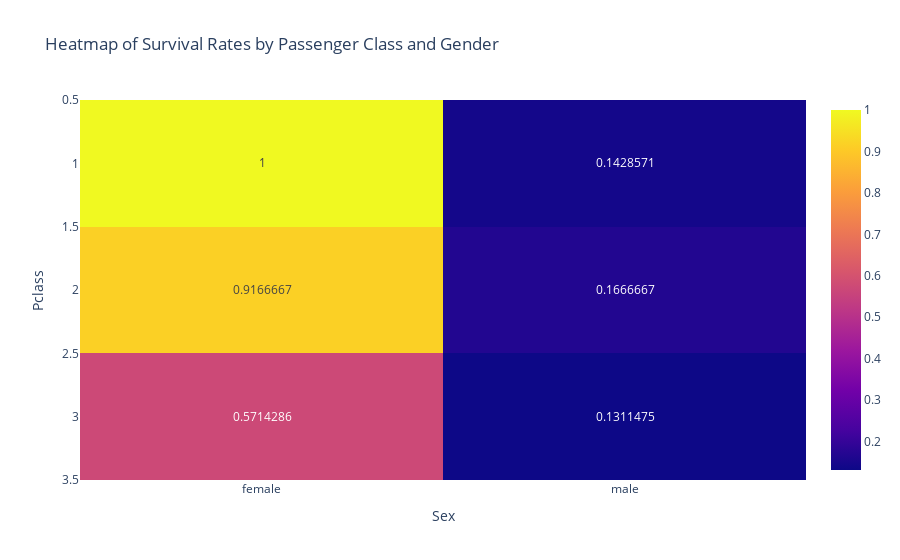

The code cell stored with this chart in its notebook:
### Markdown cell above
## 1. Titanic Dataset - Survival Rate by Passenger Class and Gender
o Objective: Examine survival rates by passenger class and gender, and
test for an interaction effect.
o Hypothesis:
o Null Hypothesis: There is no difference in survival rate based on
passenger class or gender, and no interaction effect.
o Significance Level (α): 0.05.
o Standard Deviation (σ): Calculate the standard deviation of survival
rates across class and gender groups.
o P-value: Calculate the p-value for class, gender, and interaction effects
from the ANOVA output. A p-value < 0.05 for any term indicates a
significant effect.
o Visualization: An interaction plot of survival rates by class and gender.

### Code cell
# Load the Titanic Dataset
path = "C:/Users/marmi/OneDrive/Documents/Titanic.csv"
df = pd.read_csv(path)
print(df.head())

titanic_df = df.groupby(['Pclass', 'Sex'])['Survived'].mean()
print("Survival rates by Pclass and Sex:\n", titanic_df)
std_dev=titanic_df.std()
print("The Standar Deviation:\n",std_dev)


model = ols('Survived ~ C(Pclass) * C(Sex)', data=df).fit()
anova_results = anova_lm(model)
print("\nANOVA Results:\n", anova_results)


p_value_class = anova_results.loc['C(Pclass)', 'PR(>F)']
p_value_gender = anova_results.loc['C(Sex)', 'PR(>F)']
p_value_interaction = anova_results.loc['C(Pclass):C(Sex)', 'PR(>F)']

print(f"\nP-value for Class: {p_value_class}")
print(f"P-value for Gender: {p_value_gender}")
print(f"P-value for Interaction: {p_value_interaction}")


pivot_table = df.pivot_table('Survived', index='Pclass', columns='Sex', aggfunc='mean')
print("\nPivot Table of Survival Rates:\n", pivot_table)


# Visualization: Heatmap of survival rates by class and gender
fig = px.imshow(pivot_table, text_auto=True, aspect="auto", 
                title="Heatmap of Survival Rates by Passenger Class and Gender")
fig.show()

### Figure 1 — Plotly figure (JSON) as saved in the notebook; plotly's stock layout.template omitted (floating-point values rounded to 4 significant figures)
{"data": [{"coloraxis": "coloraxis", "hovertemplate": "Sex: %{x}<br>Pclass: %{y}<br>color: %{z}<extra></extra>", "name": "0", "texttemplate": "%{z}", "type": "heatmap", "x": ["female", "male"], "xaxis": "x", "y": [1, 2, 3], "yaxis": "y", "z": [[1, 0.1429], [0.9167, 0.1667], [0.5714, 0.1311]]}], "layout": {"coloraxis": {"colorscale": [[0, "#0d0887"], [0.1111, "#46039f"], [0.2222, "#7201a8"], [0.3333, "#9c179e"], [0.4444, "#bd3786"], [0.5556, "#d8576b"], [0.6667, "#ed7953"], [0.7778, "#fb9f3a"], [0.8889, "#fdca26"], [1, "#f0f921"]]}, "title": {"text": "Heatmap of Survival Rates by Passenger Class and Gender"}, "xaxis": {"anchor": "y", "domain": [0, 1], "title": {"text": "Sex"}}, "yaxis": {"anchor": "x", "autorange": "reversed", "domain": [0, 1], "title": {"text": "Pclass"}}}}
